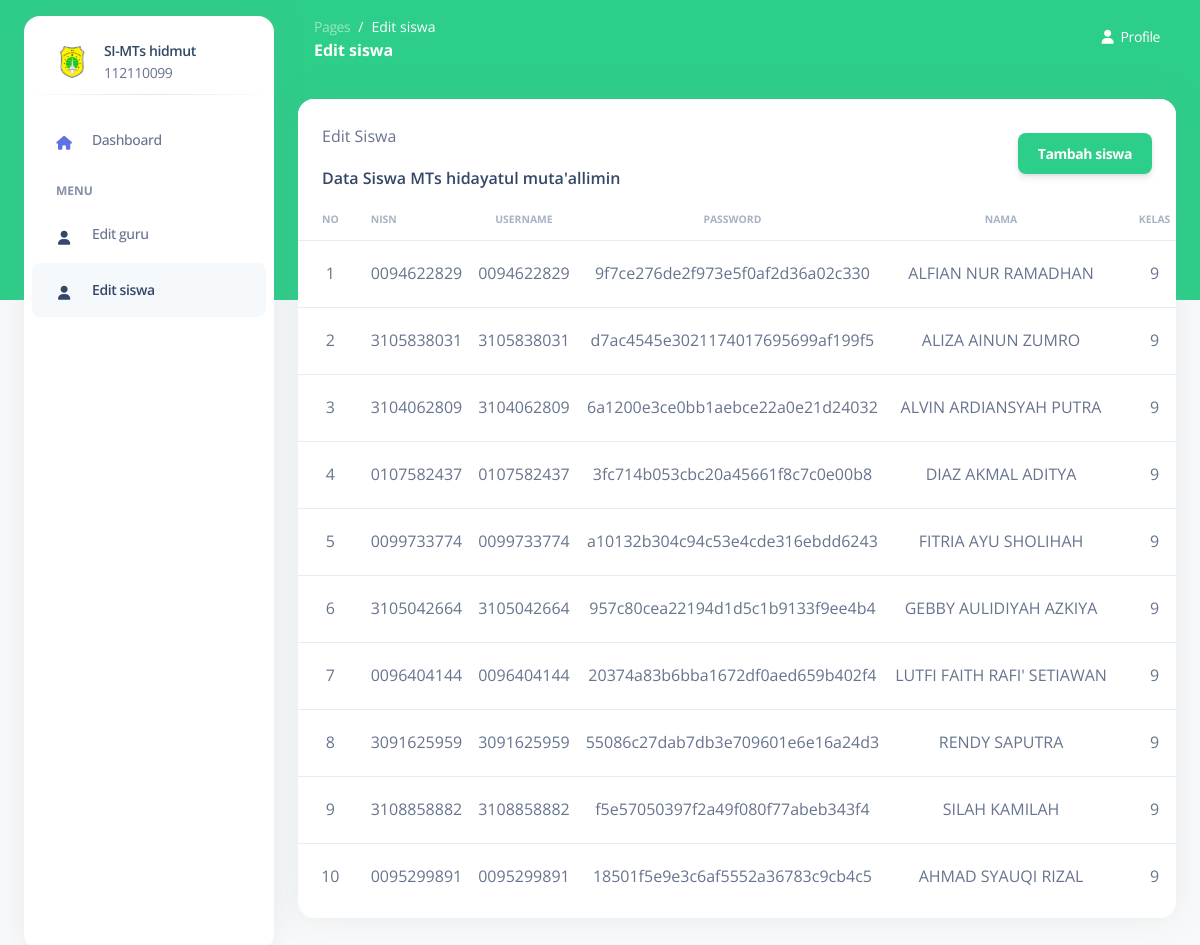
/edit-siswa.php (signed in), run on the app's committed database.
### tables this page shows
CREATE TABLE `siswa` (
  `ID_SISWA` int(11) NOT NULL,
  `NISN` varchar(20) DEFAULT NULL,
  `USERNAME` varchar(50) DEFAULT NULL,
  `PASSWORD` varchar(50) DEFAULT NULL,
  `NAMA` varchar(100) DEFAULT NULL,
  `KELAS` varchar(10) DEFAULT NULL,
  `GMAIL` varchar(100) DEFAULT NULL
);

### edit-siswa.php (the view, shortened to what this page needs)
<?php
include_once ('koneksi.php');
?>
<!DOCTYPE html>
<html lang="en">
<head>
    <link href="public/front-end/assets/css/nucleo-icons.css" rel="stylesheet" />
    <link href="public/front-end/assets/css/nucleo-svg.css" rel="stylesheet" />
    <link href="public/front-end/assets/css/nucleo-svg.css" rel="stylesheet" />
    <link id="pagestyle" href="public/front-end/assets/css/argon-dashboard.css?v=2.0.4" rel="stylesheet" />
</head>
<body class="g-sidenav-show   bg-gray-100">
    <aside
        class="sidenav bg-white navbar navbar-vertical navbar-expand-xs border-0 border-radius-xl my-3 fixed-start ms-4 "
        id="sidenav-main">
        <div class="sidenav-header">
            <a class="navbar-brand m-0">
                <div class="d-flex align-items-center">
                    <img src="public/front-end/assets/img/logomts.svg" class="navbar-brand-img h-100" alt="main_logo">
                    <div class="ms-3">
                        <span class="font-weight-bold d-block">SI-MTs hidmut</span>
                        <span class="text-muted">112110099</span>
                    </div>
                </div>
            </a>
        </div>
        <hr class="horizontal dark mt-0">
        <div class="collapse navbar-collapse w-auto" id="sidenav-collapse-main">
            <ul class="navbar-nav">
                <li class="nav-item">
                    <a class="nav-link " href="dashboard-admin.php">
                        <div
                            class="icon icon-shape icon-sm border-radius-md text-center me-2 d-flex align-items-center justify-content-center">
                            <i class="fas fa-home text-primary text-sm opacity-10"></i>
                        </div>
                        <span class="nav-link-text ms-1">Dashboard</span>
                    </a>
                </li>
                <li class="nav-item mt-3">
                    <h6 class="ps-4 ms-2 text-uppercase text-xs font-weight-bolder opacity-6">Menu</h6>
                </li>
                <li class="nav-item">
                    <a class="nav-link " href="edit-guru.php">
                        <div
                            class="icon icon-shape icon-sm border-radius-md text-center me-2 d-flex align-items-center justify-content-center">
                            <i class="fas fa-user text-dark text-sm opacity-10"></i>
                        </div>
                        <span class="nav-link-text ms-1">Edit guru</span>
                    </a>
                </li>
                <li class="nav-item">
                    <a class="nav-link active #" href="edit-siswa.php">
                        <div
                            class="icon icon-shape icon-sm border-radius-md text-center me-2 d-flex align-items-center justify-content-center">
                            <i class="fas fa-user text-dark text-sm opacity-10"></i>
                        </div>
                        <span class="nav-link-text ms-1">Edit siswa</span>
                    </a>
                </li>
            </ul>
        </div>
    </aside>
    <main class="main-content position-relative border-radius-lg ">
        <nav class="navbar navbar-main navbar-expand-lg px-0 mx-4 shadow-none border-radius-xl " id="navbarBlur"
            data-scroll="false">
            <div class="container-fluid py-1 px-3">
                <nav aria-label="breadcrumb">
                    <ol class="breadcrumb bg-transparent mb-0 pb-0 pt-1 px-0 me-sm-6 me-5">
                        <li class="breadcrumb-item text-sm"><a class="opacity-5 text-white"
                                href="javascript:;">Pages</a></li>
                        <li class="breadcrumb-item text-sm text-white active" aria-current="page">Edit siswa</li>
                    </ol>
                    <h6 class="font-weight-bolder text-white mb-0">Edit siswa</h6>
                </nav>
                <li class="nav-item dropdown pe-0 d-flex ">
                    <a href="javascript:;" class="nav-link text-white p-0" id="dropdownMenuButton"
                        data-bs-toggle="dropdown" aria-expanded="false">
                        <i class="fa fa-user me-sm-1"></i>
                        <span class="d-sm-inline d-none text-white">Profile</span>
                    </a>
                </li>
            </div>
        </nav>
        <?php
        $query = "SELECT * FROM siswa";
        $result = mysqli_query($koneksi, $query);
        if ($result) {
            ?>
            <div class="container-fluid py-4">
                <div class="row">
                    <div class="col-12">
                        <div class="card mb-4">
                            <div class="card-header pb-0">
                                <div class="row align-items-center">
                                    <div class="col">
                                        <p>Edit Siswa</p>
                                        <h6>Data Siswa MTs hidayatul muta'allimin</h6>
                                    </div>
                                    <div class="col-12 col-md-auto mt-3 mt-md-0">
                                        <button class="btn btn-success" data-bs-toggle="modal"
                                            data-bs-target="#addModal">Tambah siswa</button>
                                    </div>
                                </div>
                            </div>
                            <div class="card-body px-0 pt-0 pb-2">
                                <div class="table-responsive p-0">
                                    <table class="table align-items-center mb-0">
                                        <thead>
                                            <tr>
                                                <th
                                                    class="text-uppercase text-secondary text-xxs font-weight-bolder opacity-7">
                                                    No</th>
                                                <th
                                                    class="text-uppercase text-secondary text-xxs font-weight-bolder opacity-7 ps-2">
                                                    NISN</th>
                                                <th
                                                    class="text-center text-uppercase text-secondary text-xxs font-weight-bolder opacity-7">
                                                    Username</th>
                                                <th
                                                    class="text-center text-uppercase text-secondary text-xxs font-weight-bolder opacity-7">
                                                    Password</th>
                                                <th
                                                    class="text-center text-uppercase text-secondary text-xxs font-weight-bolder opacity-7">
                                                    Nama</th>
                                                <th
                                                    class="text-center text-uppercase text-secondary text-xxs font-weight-bolder opacity-7">
                                                    Kelas</th>
                                            </tr>
                                        </thead>
                                        <?php
                                        $no = 1;
                                        while ($row = mysqli_fetch_assoc($result)) {
                                            ?>
                                            <tr>
                                                <td class="text-center"><?php echo $no++; ?></td>
                                                <td class="ps-2"><?php echo $row['NISN']; ?></td>
                                                <td class="text-center"><?php echo $row['USERNAME']; ?></td>
                                                <td class="text-center"><?php echo $row['PASSWORD']; ?></td>
                                                <td class="text-center"><?php echo $row['NAMA']; ?></td>
                                                <td class="text-center"><?php echo $row['KELAS']; ?></td>
                                            </tr>
                                            <?php
                                        }
                                        ?>
                                    </table>
                                </div>
                            </div>
                            <?php
        } else {
            echo "Error: " . mysqli_error($koneksi);
        }
        ?>
    </main>
</body>
</html>

### public/front-end/assets/css/nucleo-svg.css (style rules this page uses)
.icon { display: inline-block; color: #111111; height: 1em; width: 1em; }
.icon-sm { height: 0.8em; width: 0.8em; }
.icon { fill: currentColor; stroke: none; }

### data on the page
siswa: NISN "0094622829", USERNAME "0094622829", PASSWORD "9f7ce276de2f973e5f0af2d36a02c330", NAMA "ALFIAN NUR RAMADHAN", KELAS "9"
siswa: NISN "3105838031", USERNAME "3105838031", PASSWORD "d7ac4545e3021174017695699af199f5", NAMA "ALIZA AINUN ZUMRO", KELAS "9"
siswa: NISN "3104062809", USERNAME "3104062809", PASSWORD "6a1200e3ce0bb1aebce22a0e21d24032", NAMA "ALVIN ARDIANSYAH PUTRA", KELAS "9"
siswa: NISN "0107582437", USERNAME "0107582437", PASSWORD "3fc714b053cbc20a45661f8c7c0e00b8", NAMA "DIAZ AKMAL ADITYA", KELAS "9"
siswa: NISN "0099733774", USERNAME "0099733774", PASSWORD "a10132b304c94c53e4cde316ebdd6243", NAMA "FITRIA AYU SHOLIHAH", KELAS "9"
siswa: NISN "3105042664", USERNAME "3105042664", PASSWORD "957c80cea22194d1d5c1b9133f9ee4b4", NAMA "GEBBY AULIDIYAH AZKIYA", KELAS "9"
siswa: NISN "0096404144", USERNAME "0096404144", PASSWORD "20374a83b6bba1672df0aed659b402f4", NAMA "LUTFI FAITH RAFI' SETIAWAN", KELAS "9"
siswa: NISN "3091625959", USERNAME "3091625959", PASSWORD "55086c27dab7db3e709601e6e16a24d3", NAMA "RENDY SAPUTRA", KELAS "9"
siswa: NISN "3108858882", USERNAME "3108858882", PASSWORD "f5e57050397f2a49f080f77abeb343f4", NAMA "SILAH KAMILAH", KELAS "9"
siswa: NISN "0095299891", USERNAME "0095299891", PASSWORD "18501f5e9e3c6af5552a36783c9cb4c5", NAMA "AHMAD SYAUQI RIZAL", KELAS "9"
